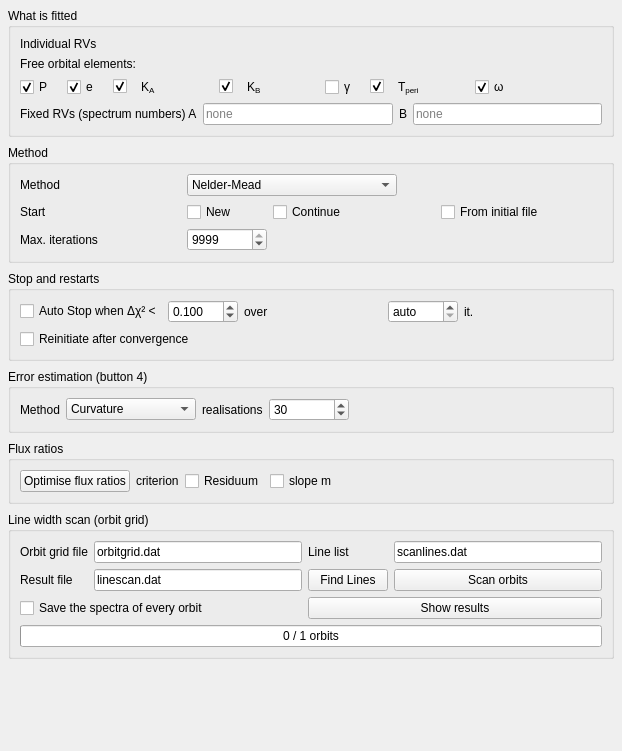
            <widget class="QWidget" name="tabOpt_c">
             <property name="geometry">
              <rect>
               <x>0</x>
               <y>0</y>
               <width>622</width>
               <height>751</height>
              </rect>
             </property>
             <layout class="QVBoxLayout" name="tabOpt_v">
              <property name="spacing">
               <number>8</number>
              </property>
              <property name="leftMargin">
               <number>8</number>
              </property>
              <property name="topMargin">
               <number>8</number>
              </property>
              <property name="rightMargin">
               <number>8</number>
              </property>
              <property name="bottomMargin">
               <number>8</number>
              </property>
              <item>
               <widget class="QGroupBox" name="grpTarget">
                <property name="title">
                 <string>What is fitted</string>
                </property>
                <layout class="QVBoxLayout" name="vTarget">
                 <item>
                  <widget class="QLabel" name="labelFitTarget">
                   <property name="text">
                    <string>Individual RVs</string>
                   </property>
                  </widget>
                 </item>
                 <item>
                  <widget class="QLabel" name="labelFreeElements">
                   <property name="text">
                    <string>Free orbital elements:</string>
                   </property>
                  </widget>
                 </item>
                 <item>
                  <layout class="QHBoxLayout" name="hFree">
                   <property name="spacing">
                    <number>14</number>
                   </property>
                   <item>
                    <widget class="QCheckBox" name="checkBox_18">
                     <property name="enabled">
                      <bool>true</bool>
                     </property>
                     <property name="toolTip">
                      <string>Free in the orbit fit (unticked: fixed at the value in the orbital elements file, Data tab).</string>
                     </property>
                     <property name="text">
                      <string>P</string>
                     </property>
                     <property name="checked">
                      <bool>true</bool>
                     </property>
                    </widget>
                   </item>
                   <item>
                    <widget class="QCheckBox" name="checkBox_17">
                     <property name="enabled">
                      <bool>true</bool>
                     </property>
                     <property name="toolTip">
                      <string>Free in the orbit fit (unticked: fixed at the value in the orbital elements file, Data tab).</string>
                     </property>
                     <property name="text">
                      <string>e</string>
                     </property>
                     <property name="checked">
                      <bool>true</bool>
                     </property>
                    </widget>
                   </item>
                   <item>
                    <layout class="QHBoxLayout" name="row_checkBox_31_l">
                     <property name="leftMargin">
                      <number>0</number>
                     </property>
                     <property name="topMargin">
                      <number>0</number>
                     </property>
                     <property name="rightMargin">
                      <number>0</number>
                     </property>
                     <property name="bottomMargin">
                      <number>0</number>
                     </property>
                     <item>
                      <widget class="QCheckBox" name="checkBox_31">
                       <property name="toolTip">
                        <string>Free in the orbit fit (unticked: fixed at the value in the orbital elements file, Data tab).</string>
                       </property>
                       <property name="text">
                        <string/>
                       </property>
                       <property name="checked">
                        <bool>true</bool>
                       </property>
                      </widget>
                     </item>
                     <item>
                      <widget class="QLabel" name="lbl_34">
                       <property name="text">
                        <string>K&lt;sub&gt;A&lt;/sub&gt;</string>
                       </property>
                       <property name="textFormat">
                        <enum>Qt::TextFormat::RichText</enum>
                       </property>
                      </widget>
                     </item>
                     <item>
                      <spacer name="sp_35">
                       <property name="orientation">
                        <enum>Qt::Orientation::Horizontal</enum>
                       </property>
                       <property name="sizeHint" stdset="0">
                        <size>
                         <width>0</width>
                         <height>0</height>
                        </size>
                       </property>
                      </spacer>
                     </item>
                    </layout>
                   </item>
                   <item>
                    <layout class="QHBoxLayout" name="row_checkBox_36_l">
                     <property name="leftMargin">
                      <number>0</number>
                     </property>
                     <property name="topMargin">
                      <number>0</number>
                     </property>
                     <property name="rightMargin">
                      <number>0</number>
                     </property>
                     <property name="bottomMargin">
                      <number>0</number>
                     </property>
                     <item>
                      <widget class="QCheckBox" name="checkBox_36">
                       <property name="toolTip">
                        <string>Free in the orbit fit (unticked: fixed at the value in the orbital elements file, Data tab).</string>
                       </property>
                       <property name="text">
                        <string/>
                       </property>
                       <property name="checked">
                        <bool>true</bool>
                       </property>
                      </widget>
                     </item>
                     <item>
                      <widget class="QLabel" name="lbl_36">
                       <property name="text">
                        <string>K&lt;sub&gt;B&lt;/sub&gt;</string>
                       </property>
                       <property name="textFormat">
                        <enum>Qt::TextFormat::RichText</enum>
                       </property>
                      </widget>
                     </item>
                     <item>
                      <spacer name="sp_37">
                       <property name="orientation">
                        <enum>Qt::Orientation::Horizontal</enum>
                       </property>
                       <property name="sizeHint" stdset="0">
                        <size>
                         <width>0</width>
                         <height>0</height>
                        </size>
                       </property>
                      </spacer>
                     </item>
                    </layout>
                   </item>
                   <item>
                    <widget class="QCheckBox" name="checkBox_37">
                     <property name="toolTip">
                      <string>Free in the orbit fit (unticked: fixed at the value in the orbital elements file, Data tab). Default fixed: the disentangling does not determine gamma (a common shift of the RVs is absorbed by the component spectra, also with static lines).</string>
                     </property>
                     <property name="text">
                      <string>γ</string>
                     </property>
                     <property name="checked">
                      <bool>false</bool>
                     </property>
                    </widget>
                   </item>
                   <item>
                    <layout class="QHBoxLayout" name="row_checkBox_35_l">
                     <property name="leftMargin">
                      <number>0</number>
                     </property>
                     <property name="topMargin">
                      <number>0</number>
                     </property>
                     <property name="rightMargin">
                      <number>0</number>
                     </property>
                     <property name="bottomMargin">
                      <number>0</number>
                     </property>
                     <item>
                      <widget class="QCheckBox" name="checkBox_35">
                       <property name="enabled">
                        <bool>true</bool>
                       </property>
                       <property name="toolTip">
                        <string>Free in the orbit fit (unticked: fixed at the value in the orbital elements file, Data tab).</string>
                       </property>
                       <property name="text">
                        <string/>
                       </property>
                       <property name="checked">
                        <bool>true</bool>
                       </property>
                      </widget>
                     </item>
                     <item>
                      <widget class="QLabel" name="lbl_38">
                       <property name="text">
                        <string>T&lt;sub&gt;peri&lt;/sub&gt;</string>
                       </property>
                       <property name="textFormat">
                        <enum>Qt::TextFormat::RichText</enum>
                       </property>
                      </widget>
                     </item>
                     <item>
                      <spacer name="sp_39">
                       <property name="orientation">
                        <enum>Qt::Orientation::Horizontal</enum>
                       </property>
                       <property name="sizeHint" stdset="0">
                        <size>
                         <width>0</width>
                         <height>0</height>
                        </size>
                       </property>
                      </spacer>
                     </item>
                    </layout>
                   </item>
                   <item>
                    <widget class="QCheckBox" name="checkBox_38">
                     <property name="toolTip">
                      <string>Free in the orbit fit (unticked: fixed at the value in the orbital elements file, Data tab).</string>
                     </property>
                     <property name="text">
                      <string>ω</string>
                     </property>
                     <property name="checked">
                      <bool>true</bool>
                     </property>
                    </widget>
                   </item>
                   <item>
                    <spacer name="sp_42">
                     <property name="orientation">
                      <enum>Qt::Orientation::Horizontal</enum>
                     </property>
                     <property name="sizeHint" stdset="0">
                      <size>
                       <width>0</width>
                       <height>0</height>
                      </size>
                     </property>
                    </spacer>
                   </item>
                  </layout>
                 </item>
                 <item>
                  <layout class="QHBoxLayout" name="hFixedRV">
                   <property name="spacing">
                    <number>6</number>
                   </property>
                   <item>
                    <widget class="QLabel" name="labelFixedRV">
                     <property name="text">
                      <string>Fixed RVs (spectrum numbers) A</string>
                     </property>
                    </widget>
                   </item>
                   <item>
                    <widget class="QLineEdit" name="lineEdit_fixA">
                     <property name="toolTip">
                      <string>Spectra whose RV of component A stays at its start value, e.g. 0, 3, 7-9 (numbers as in the file names). Empty: all free.</string>
                     </property>
                     <property name="placeholderText">
                      <string>none</string>
                     </property>
                    </widget>
                   </item>
                   <item>
                    <widget class="QLabel" name="labelFixedRVB">
                     <property name="text">
                      <string>B</string>
                     </property>
                    </widget>
                   </item>
                   <item>
                    <widget class="QLineEdit" name="lineEdit_fixB">
                     <property name="toolTip">
                      <string>Spectra whose RV of component B stays at its start value, e.g. 0, 3, 7-9. Empty: all free.</string>
                     </property>
                     <property name="placeholderText">
                      <string>none</string>
                     </property>
                    </widget>
                   </item>
                  </layout>
                 </item>
                </layout>
               </widget>
              </item>
              <item>
               <widget class="QGroupBox" name="grpMethod">
                <property name="title">
                 <string>Method</string>
                </property>
                <layout class="QGridLayout" name="grdMethod">
                 <item row="0" column="0">
                  <widget class="QLabel" name="lbl_45">
                   <property name="text">
                    <string>Method</string>
                   </property>
                  </widget>
                 </item>
                 <item row="0" column="1" colspan="3">
                  <widget class="QComboBox" name="comboBox_method">
                   <property name="minimumSize">
                    <size>
                     <width>210</width>
                     <height>0</height>
                    </size>
                   </property>
                   <property name="maximumSize">
                    <size>
                     <width>210</width>
                     <height>16777215</height>
                    </size>
                   </property>
                   <property name="toolTip">
                    <string>Nelder-Mead: simplex search, robust from far away, slow near the minimum. Levenberg-Marquardt: uses the derivatives of the residuals (variable projection), converges in few iterations near the minimum; local method, needs a reasonable start. Only for residuum &quot;Mean&quot;.</string>
                   </property>
                   <property name="sizeAdjustPolicy">
                    <enum>QComboBox::SizeAdjustPolicy::AdjustToContents</enum>
                   </property>
                   <item>
                    <property name="text">
                     <string>Nelder-Mead</string>
                    </property>
                   </item>
                   <item>
                    <property name="text">
                     <string>Levenberg-Marquardt</string>
                    </property>
                   </item>
                  </widget>
                 </item>
                 <item row="1" column="0">
                  <widget class="QLabel" name="lbl_46">
                   <property name="text">
                    <string>Start</string>
                   </property>
                  </widget>
                 </item>
                 <item row="1" column="1">
                  <widget class="QCheckBox" name="checkBox_9">
                   <property name="text">
                    <string>New</string>
                   </property>
                  </widget>
                 </item>
                 <item row="1" column="2">
                  <widget class="QCheckBox" name="checkBox_11">
                   <property name="text">
                    <string>Continue</string>
                   </property>
                  </widget>
                 </item>
                 <item row="1" column="3">
                  <widget class="QCheckBox" name="checkBox_12">
                   <property name="text">
                    <string>From initial file</string>
                   </property>
                  </widget>
                 </item>
                 <item row="2" column="0">
                  <widget class="QLabel" name="lbl_47">
                   <property name="text">
                    <string>Max. iterations</string>
                   </property>
                  </widget>
                 </item>
                 <item row="2" column="1">
                  <widget class="QSpinBox" name="spinBox_3">
                   <property name="minimumSize">
                    <size>
                     <width>80</width>
                     <height>0</height>
                    </size>
                   </property>
                   <property name="maximumSize">
                    <size>
                     <width>80</width>
                     <height>16777215</height>
                    </size>
                   </property>
                   <property name="maximum">
                    <number>9999</number>
                   </property>
                   <property name="value">
                    <number>9999</number>
                   </property>
                  </widget>
                 </item>
                </layout>
               </widget>
              </item>
              <item>
               <widget class="QGroupBox" name="grpStop">
                <property name="title">
                 <string>Stop and restarts</string>
                </property>
                <layout class="QGridLayout" name="grdStop">
                 <item row="0" column="0">
                  <widget class="QCheckBox" name="checkBox_23">
                   <property name="text">
                    <string>Auto Stop when Δχ² &lt;</string>
                   </property>
                  </widget>
                 </item>
                 <item row="0" column="1">
                  <widget class="QDoubleSpinBox" name="doubleSpinBox_17">
                   <property name="minimumSize">
                    <size>
                     <width>70</width>
                     <height>0</height>
                    </size>
                   </property>
                   <property name="maximumSize">
                    <size>
                     <width>70</width>
                     <height>16777215</height>
                    </size>
                   </property>
                   <property name="toolTip">
                    <string>Auto Stop: the optimisation has converged when the best chi^2 improved by less than this value within the window. With Reinitiate also the criterion between two restarts.</string>
                   </property>
                   <property name="decimals">
                    <number>3</number>
                   </property>
                   <property name="minimum">
                    <double>0.001000000000000</double>
                   </property>
                   <property name="maximum">
                    <double>1000.000000000000000</double>
                   </property>
                   <property name="singleStep">
                    <double>0.050000000000000</double>
                   </property>
                   <property name="value">
                    <double>0.100000000000000</double>
                   </property>
                  </widget>
                 </item>
                 <item row="0" column="2">
                  <widget class="QLabel" name="lbl_48">
                   <property name="text">
                    <string>over</string>
                   </property>
                  </widget>
                 </item>
                 <item row="0" column="3">
                  <widget class="QSpinBox" name="spinBox_11">
                   <property name="minimumSize">
                    <size>
                     <width>70</width>
                     <height>0</height>
                    </size>
                   </property>
                   <property name="maximumSize">
                    <size>
                     <width>70</width>
                     <height>16777215</height>
                    </size>
                   </property>
                   <property name="toolTip">
                    <string>Window for Auto Stop: number of iterations over which the improvement is measured. auto: 10 x number of parameters, at least 200.</string>
                   </property>
                   <property name="specialValueText">
                    <string>auto</string>
                   </property>
                   <property name="maximum">
                    <number>100000</number>
                   </property>
                   <property name="value">
                    <number>0</number>
                   </property>
                  </widget>
                 </item>
                 <item row="0" column="4">
                  <widget class="QLabel" name="lbl_49">
                   <property name="text">
                    <string>it.</string>
                   </property>
                  </widget>
                 </item>
                 <item row="1" column="0" colspan="5">
                  <widget class="QCheckBox" name="checkBox_32">
                   <property name="text">
                    <string>Reinitiate after convergence</string>
                   </property>
                  </widget>
                 </item>
                </layout>
               </widget>
              </item>
              <item>
               <widget class="QGroupBox" name="grpErr">
                <property name="title">
                 <string>Error estimation (button 4)</string>
                </property>
                <layout class="QGridLayout" name="grdErr">
                 <item row="0" column="0">
                  <widget class="QLabel" name="lbl_52">
                   <property name="text">
                    <string>Method</string>
                   </property>
                  </widget>
                 </item>
                 <item row="0" column="1">
                  <widget class="QComboBox" name="comboBox_err">
                   <property name="minimumSize">
                    <size>
                     <width>130</width>
                     <height>0</height>
                    </size>
                   </property>
                   <property name="maximumSize">
                    <size>
                     <width>130</width>
                     <height>16777215</height>
                    </size>
                   </property>
                   <property name="toolTip">
                    <string>Curvature: quadratic model of the residuum around the best point (fast; a lower bound at moderate S/N). Monte Carlo: noise with the scatter of the residuals added to the best model, the orbit refitted (Levenberg-Marquardt) for every realisation; errors = scatter of the fits (slow: one fit per realisation).</string>
                   </property>
                   <item>
                    <property name="text">
                     <string>Curvature</string>
                    </property>
                   </item>
                   <item>
                    <property name="text">
                     <string>Monte Carlo</string>
                    </property>
                   </item>
                  </widget>
                 </item>
                 <item row="0" column="2">
                  <widget class="QLabel" name="lbl_53">
                   <property name="text">
                    <string>realisations</string>
                   </property>
                  </widget>
                 </item>
                 <item row="0" column="3">
                  <widget class="QSpinBox" name="spinBox_mc">
                   <property name="minimumSize">
                    <size>
                     <width>80</width>
                     <height>0</height>
                    </size>
                   </property>
                   <property name="maximumSize">
                    <size>
                     <width>80</width>
                     <height>16777215</height>
                    </size>
                   </property>
                   <property name="toolTip">
                    <string>Number of Monte Carlo realisations.</string>
                   </property>
                   <property name="minimum">
                    <number>3</number>
                   </property>
                   <property name="maximum">
                    <number>10000</number>
                   </property>
                   <property name="value">
                    <number>30</number>
                   </property>
                  </widget>
                 </item>
                 <item row="0" column="4">
                  <spacer name="sp_54">
                   <property name="orientation">
                    <enum>Qt::Orientation::Horizontal</enum>
                   </property>
                   <property name="sizeHint" stdset="0">
                    <size>
                     <width>0</width>
                     <height>0</height>
                    </size>
                   </property>
                  </spacer>
                 </item>
                </layout>
               </widget>
              </item>
              <item>
               <widget class="QGroupBox" name="grpFlux">
                <property name="title">
                 <string>Flux ratios</string>
                </property>
                <layout class="QGridLayout" name="grdFlux">
                 <item row="0" column="0">
                  <widget class="QPushButton" name="pushButton_13">
                   <property name="text">
                    <string>Optimise flux ratios</string>
                   </property>
                  </widget>
                 </item>
                 <item row="0" column="1">
                  <widget class="QLabel" name="lbl_50">
                   <property name="text">
                    <string>criterion</string>
                   </property>
                  </widget>
                 </item>
                 <item row="0" column="2">
                  <widget class="QCheckBox" name="checkBox_29">
                   <property name="text">
                    <string>Residuum</string>
                   </property>
                  </widget>
                 </item>
                 <item row="0" column="3">
                  <widget class="QCheckBox" name="checkBox_30">
                   <property name="text">
                    <string>slope m</string>
                   </property>
                  </widget>
                 </item>
                 <item row="0" column="4">
                  <spacer name="sp_51">
                   <property name="orientation">
                    <enum>Qt::Orientation::Horizontal</enum>
                   </property>
                   <property name="sizeHint" stdset="0">
                    <size>
                     <width>0</width>
                     <height>0</height>
                    </size>
                   </property>
                  </spacer>
                 </item>
                </layout>
               </widget>
              </item>
              <item>
               <widget class="QGroupBox" name="grpLineScan">
                <property name="title">
                 <string>Line width scan (orbit grid)</string>
                </property>
                <layout class="QGridLayout" name="grdLineScan">
                 <item row="0" column="0">
                  <widget class="QLabel" name="lbl_ls1">
                   <property name="text">
                    <string>Orbit grid file</string>
                   </property>
                  </widget>
                 </item>
                 <item row="0" column="1">
                  <widget class="QLineEdit" name="lineEdit_lsGrid">
                   <property name="toolTip">
                    <string>7 rows (P, e, K_A, K_B, gamma, T_peri, omega as in the orbital element file), one column per orbit</string>
                   </property>
                   <property name="text">
                    <string>orbitgrid.dat</string>
                   </property>
                  </widget>
                 </item>
                 <item row="0" column="2">
                  <widget class="QLabel" name="lbl_ls2">
                   <property name="text">
                    <string>Line list</string>
                   </property>
                  </widget>
                 </item>
                 <item row="0" column="3">
                  <widget class="QLineEdit" name="lineEdit_lsLines">
                   <property name="toolTip">
                    <string>Lines of the scan, written by Find Lines / Apply</string>
                   </property>
                   <property name="text">
                    <string>scanlines.dat</string>
                   </property>
                  </widget>
                 </item>
                 <item row="1" column="0">
                  <widget class="QLabel" name="lbl_ls3">
                   <property name="text">
                    <string>Result file</string>
                   </property>
                  </widget>
                 </item>
                 <item row="1" column="1">
                  <widget class="QLineEdit" name="lineEdit_lsOut">
                   <property name="toolTip">
                    <string>Result of the scan: elements, residuum, width of the lines of the second component</string>
                   </property>
                   <property name="text">
                    <string>linescan.dat</string>
                   </property>
                  </widget>
                 </item>
                 <item row="1" column="2">
                  <widget class="QPushButton" name="pushButton_lsFind">
                   <property name="toolTip">
                    <string>Finds absorption lines in the current solution; add or remove them in the plot, then Apply</string>
                   </property>
                   <property name="text">
                    <string>Find Lines</string>
                   </property>
                  </widget>
                 </item>
                 <item row="1" column="3">
                  <widget class="QPushButton" name="pushButton_lsScan">
                   <property name="toolTip">
                    <string>Residuum and line width for every orbit of the grid (the other settings of the Data and Model tabs are used)</string>
                   </property>
                   <property name="text">
                    <string>Scan orbits</string>
                   </property>
                  </widget>
                 </item>
                 <item row="2" column="0" colspan="2">
                  <widget class="QCheckBox" name="checkBox_lsSave">
                   <property name="toolTip">
                    <string>Writes the continuum-normalised A and B of every orbit (&lt;result&gt;_001_A.dat, _001_B.dat, ...; settings of the continuum as in the Output tab)</string>
                   </property>
                   <property name="text">
                    <string>Save the spectra of every orbit</string>
                   </property>
                  </widget>
                 </item>
                 <item row="2" column="2" colspan="2">
                  <widget class="QPushButton" name="pushButton_lsShow">
                   <property name="toolTip">
                    <string>Opens the result window from the files of an earlier scan (result file and &lt;result&gt;_profiles.dat), without computing</string>
                   </property>
                   <property name="text">
                    <string>Show results</string>
                   </property>
                  </widget>
                 </item>
                 <item row="3" column="0" colspan="4">
                  <widget class="QProgressBar" name="progressBar_lsScan">
                   <property name="toolTip">
                    <string>Orbits of the grid computed so far</string>
                   </property>
                   <property name="maximum">
                    <number>1</number>
                   </property>
                   <property name="value">
                    <number>0</number>
                   </property>
                   <property name="format">
                    <string>%v / %m orbits</string>
                   </property>
                  </widget>
                 </item>
                </layout>
               </widget>
              </item>
              <item>
               <spacer name="sp_55">
                <property name="orientation">
                 <enum>Qt::Orientation::Vertical</enum>
                </property>
                <property name="sizeHint" stdset="0">
                 <size>
                  <width>0</width>
                  <height>0</height>
                 </size>
                </property>
               </spacer>
              </item>
             </layout>
            </widget>
